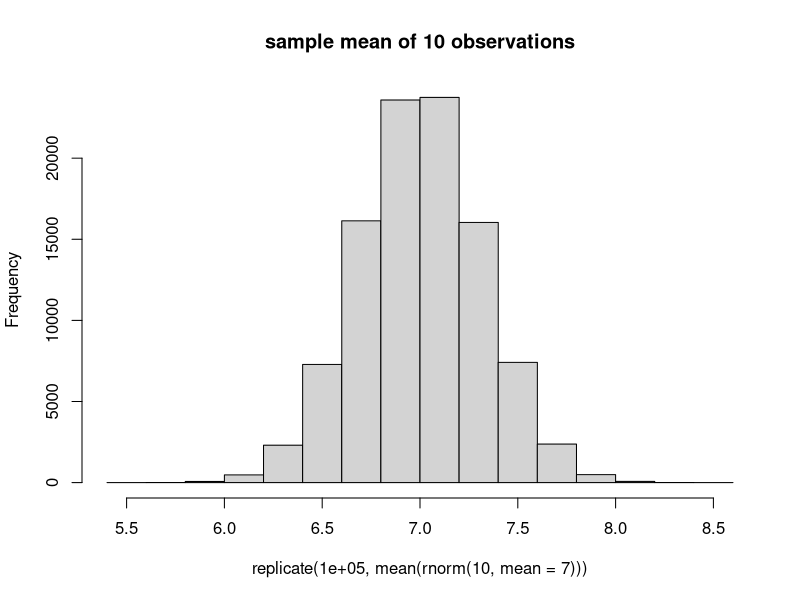

This chart was generated by the following R code:
## ---- chunk 1
mean(rnorm(10))
mean(rnorm(10))
mean(rnorm(10))
## ---- chunk 2
xbar <- replicate(5, mean(rnorm(10, mean=7)))
xbar
## ---- chunk 3
hist(replicate(1e5, mean(rnorm(10,mean=7))),
main="sample mean of 10 observations")
## ---- chunk 4
kiwi <-  c(0.57, 1.02, 0.87, 1.21, 0.69, 0.99, 1.09, 0.59,  
           0.96, 0.51, 1.36, 1.07, 0.55, 0.87, 1.24, 0.91, 
           1.22, 1.01, 1.07, 0.81, 0.98, 1.03, 0.99, 1.17, 
           1.07, 1.18, 0.95, 1, 0.9, 1.06)
## ---- chunk 5
mean(kiwi)
## ---- chunk 6
sd(kiwi)
## ---- chunk 7
SEM <- sd(kiwi)/sqrt(30)
SEM
## ---- chunk 8
lower_limit <- qnorm(0.025, mean(kiwi), SEM)
upper_limit <- qnorm(0.975, mean(kiwi), SEM)
c(lower_limit, upper_limit)
## ---- chunk 9
qnorm(c(0.005,0.995), mean(kiwi), SEM)
